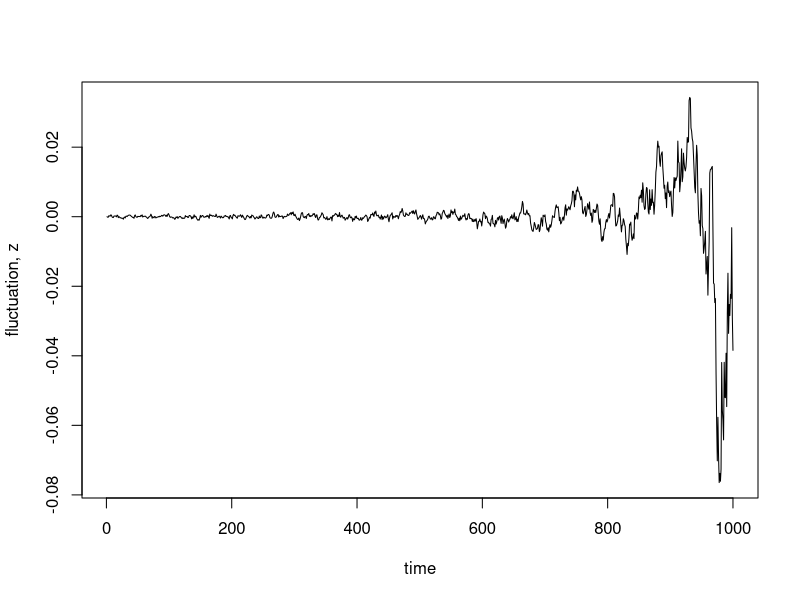
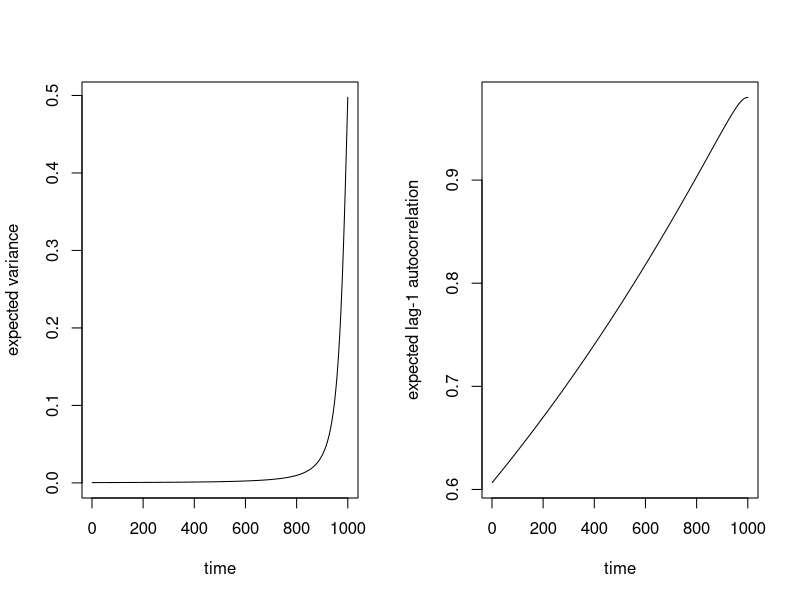
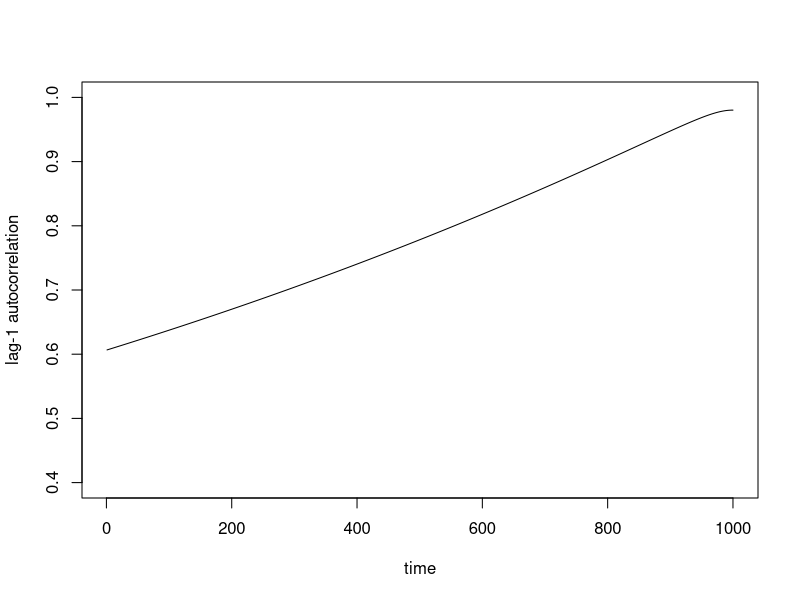

Write R code to recreate these figures, in order. (Note: this script raises an error after producing the figures.)
## ---- chunk 1
set.seed(123)
nobs <- 1000
ts <- numeric(nobs)
autocor <- numeric(nobs)
variance <- numeric(nobs)
ts[1] <- 0
beta <- 0.5
gamma <- 1
eta <- 1e-4
delta_beta <- (gamma - beta) / nobs
quadratic_formula <- function(a, b, c){
  (-b - sqrt(b^2 - 4 * a * c)) / (2 * a)
}
for (t in seq(1, nobs)){
  beta <- beta + delta_beta
  I <- quadratic_formula(-beta, beta - eta - gamma, eta)
  a <- -(beta - 2 * beta * I - eta - gamma)
  b <- sqrt(beta * I * (1 - I) + eta * (1 - I) + gamma * I)
  tau <- 1
  phi <- exp(-a * tau)
  var <- b ^ 2 / (2 * a)
  sigma <- (1 - exp(-a * 2 * tau)) * var
  if (t == 1) {
    ts[t] <- 0
  } else {
    ts[t] <- phi * ts[t - 1] + sigma * rnorm(1)
  }
  autocor[t] <- phi
  variance[t] <- var
}
## ---- chunk 2
plot(ts, xlab="time", ylab="fluctuation, z", type="l")
## ---- chunk 3
par(mfrow=c(1,2))
plot(variance, xlab="time", ylab="expected variance", type="l")
plot(autocor, xlab="time", ylab="expected lag-1 autocorrelation", type="l")
par(mfrow=c(1,1))
## ---- chunk 4
plot(autocor, type='l', xlab='time', ylab='lag-1 autocorrelation', ylim=c(0.4, 1))
ans <- get_dynamic_acf(x=ts, center_trend="assume_zero", lag=1, acf_bandwidth=100)
points(seq(2, length(ts)), ans$acf$smooth)
ans <- get_dynamic_acf(x=ts, center_trend="assume_zero", lag=1, acf_bandwidth=800)
points(seq(2, length(ts)), ans$acf$smooth, col="red")
## ---- chunk 5
plot(autocor, type='l', xlab='time', ylab='lag-1 autocorrelation', ylim=c(0.4, 1))
ans <- get_dynamic_acf(x=ts, center_trend="assume_zero", lag=1, acf_bandwidth=100)
points(seq(2, length(ts)), ans$acf$smooth)
ans <- get_dynamic_acf(x=ts, center_trend="assume_zero", lag=1, acf_kernel="gaussian",
                       acf_bandwidth=100)
points(seq(2, length(ts)), ans$acf$smooth, col="red")
## ---- chunk 6
plot(variance, type='l', xlab='time', ylab='variance', log='y', ylim=c(1e-7, max=0.6))
ans <- get_dynamic_acf(x=ts, center_trend="assume_zero", lag=0, acf_kernel="gaussian",
                       acf_bandwidth=100, acf="covariance")
points(ans$acf$smooth)
